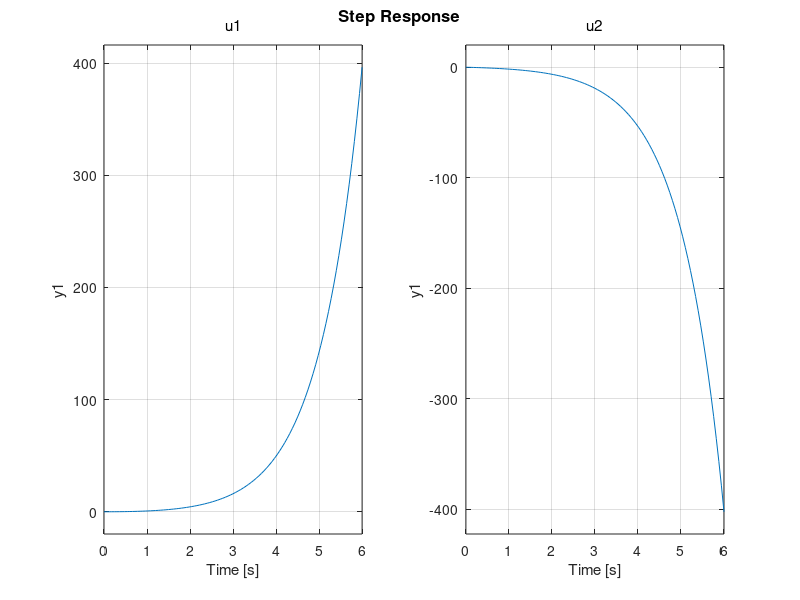

MATLAB code to generate this figure:
%E0.1 :
% A = [0 1; 1 0];
% B = [1; 0];
% C = [0 1];
% D = [0];
% eig_A = eig(A)

%---------------------------

%E0.2:
% A = [0 1; 1 0];
% B = [1; 0];
% C = [0 1];
% D = [0];
% sys_dc = ss(A, B, C, D)
% sys_tf = tf(sys_dc)
%E0.3:
% sys_zpk = zpk(sys_dc)

%----------------------

%E0.4:
%a)
% s = tf('s');
% G = 1/(s^2 + 0.6*s + 1)*exp(-1.5*s)
% G.InputDelay = 0.5;
% get(G);
%b)
% bode(G);
% nyquist(G);

%The nyquist curve encirkles the critical point -1, which means that the
%closed-loop system will be unstable.

%----------------------

% %E0.5:
% A = [0 1; 1 0];
% B = [1; 0];
% C = [0 1];
% D = [0];
% 
% p = [1 1.4 1];
% K = place(A, B, roots(p))
% 
% %E0.6:
% p = [1 2.8 4];
% L = place(A', C', roots(p))
% 
% %----------------------------
% 
% %E0.7:
% Gp = 1/(s^2 + 0.6*s + 1);
% K = 2;
% Ti = 1.5;
% Td = 0.5;
% Gc = K*(1 + 1/(s*Ti) + s*Td);
% bode(Gc); % Bode diagram of controller
% margin(Gp*Gc) % Bode diagram of loop transfer function
% 
% %E0.8:
% Gcl = feedback(Gp*Gc, 1)
% Gcl = minreal(feedback(Gp*Gc, 1))
% Gcl = Gp*Gc/(1 + Gp*Gc)
% 
% %E0.9: Plot the step response of the closed-loop system. What is the stationary gain
% %from uc to y (use dcgain)?
% 
% step(Gcl)
% dcgain(Gcl)

%--------------------------

%Discrete-time systems:

%E0.9:
A = [1 1; 0 0];
B = [0 -1; 1 0];
C = [1 0];
D = [0];
H = ss(A, B, C, D)
step(H)
pole(H)

%For discrete-time systems, a pole in the origin represents a time delay of one
%step, while a pole in 1 represents an integrator.











